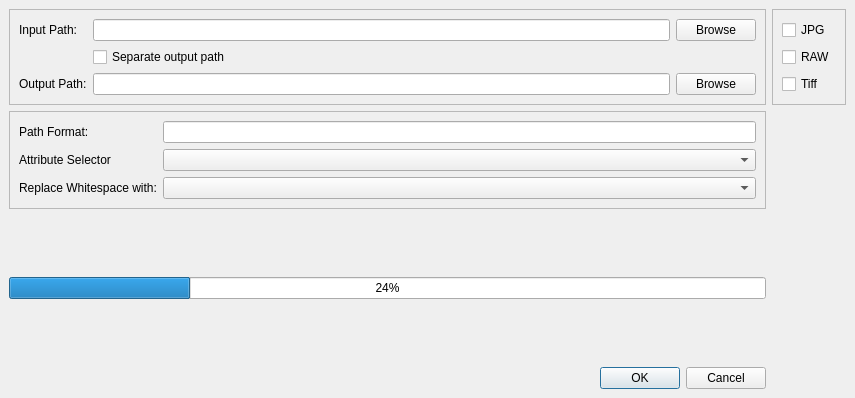
<?xml version="1.0" encoding="UTF-8"?>
<ui version="4.0">
 <class>MainWindow</class>
 <widget class="QMainWindow" name="MainWindow">
  <property name="geometry">
   <rect>
    <x>0</x>
    <y>0</y>
    <width>855</width>
    <height>398</height>
   </rect>
  </property>
  <property name="windowTitle">
   <string>ExifSort</string>
  </property>
  <widget class="QWidget" name="centralwidget">
   <layout class="QGridLayout" name="gridLayout">
    <item row="4" column="0">
     <widget class="QFrame" name="frame_3">
      <property name="frameShape">
       <enum>QFrame::StyledPanel</enum>
      </property>
      <property name="frameShadow">
       <enum>QFrame::Raised</enum>
      </property>
      <layout class="QGridLayout" name="gridLayout_4">
       <item row="1" column="0">
        <widget class="QLabel" name="pathFormatLabel">
         <property name="text">
          <string>Path Format:</string>
         </property>
        </widget>
       </item>
       <item row="3" column="0">
        <widget class="QLabel" name="label_2">
         <property name="text">
          <string>Replace Whitespace with:</string>
         </property>
        </widget>
       </item>
       <item row="2" column="0">
        <widget class="QLabel" name="label_3">
         <property name="text">
          <string>Attribute Selector</string>
         </property>
        </widget>
       </item>
       <item row="1" column="2">
        <widget class="QLineEdit" name="pathFormatLineEdit"/>
       </item>
       <item row="3" column="2">
        <widget class="QComboBox" name="whiteSpaceReplacementSelector"/>
       </item>
       <item row="2" column="2">
        <widget class="QComboBox" name="attributeSelectorInput"/>
       </item>
      </layout>
     </widget>
    </item>
    <item row="6" column="0">
     <spacer name="verticalSpacer">
      <property name="orientation">
       <enum>Qt::Vertical</enum>
      </property>
      <property name="sizeHint" stdset="0">
       <size>
        <width>20</width>
        <height>18</height>
       </size>
      </property>
     </spacer>
    </item>
    <item row="0" column="0">
     <widget class="QFrame" name="frame">
      <property name="frameShape">
       <enum>QFrame::StyledPanel</enum>
      </property>
      <property name="frameShadow">
       <enum>QFrame::Raised</enum>
      </property>
      <layout class="QGridLayout" name="gridLayout_2">
       <item row="3" column="1">
        <widget class="QLineEdit" name="outputPathEdit"/>
       </item>
       <item row="1" column="0">
        <widget class="QLabel" name="rootPathLabel">
         <property name="text">
          <string>Input Path:</string>
         </property>
        </widget>
       </item>
       <item row="2" column="1">
        <widget class="QCheckBox" name="seperateOutputPathCheckbox">
         <property name="text">
          <string>Separate output path</string>
         </property>
        </widget>
       </item>
       <item row="1" column="1">
        <widget class="QLineEdit" name="inputPathEdit"/>
       </item>
       <item row="3" column="0">
        <widget class="QLabel" name="label">
         <property name="text">
          <string>Output Path:</string>
         </property>
        </widget>
       </item>
       <item row="1" column="2">
        <widget class="QPushButton" name="inputPathBrowseButton">
         <property name="text">
          <string>Browse</string>
         </property>
        </widget>
       </item>
       <item row="3" column="2">
        <widget class="QPushButton" name="outputPathBrowseButton">
         <property name="text">
          <string>Browse</string>
         </property>
        </widget>
       </item>
      </layout>
     </widget>
    </item>
    <item row="0" column="2">
     <widget class="QFrame" name="frame_2">
      <property name="frameShape">
       <enum>QFrame::StyledPanel</enum>
      </property>
      <property name="frameShadow">
       <enum>QFrame::Raised</enum>
      </property>
      <layout class="QGridLayout" name="gridLayout_3">
       <item row="2" column="1">
        <widget class="QCheckBox" name="tiffCheckBox">
         <property name="text">
          <string>Tiff</string>
         </property>
        </widget>
       </item>
       <item row="0" column="1">
        <widget class="QCheckBox" name="jpgCheckBox">
         <property name="text">
          <string>JPG</string>
         </property>
        </widget>
       </item>
       <item row="1" column="1">
        <widget class="QCheckBox" name="rawCheckBox">
         <property name="text">
          <string>RAW</string>
         </property>
        </widget>
       </item>
      </layout>
     </widget>
    </item>
    <item row="8" column="0">
     <spacer name="verticalSpacer_2">
      <property name="orientation">
       <enum>Qt::Vertical</enum>
      </property>
      <property name="sizeHint" stdset="0">
       <size>
        <width>20</width>
        <height>40</height>
       </size>
      </property>
     </spacer>
    </item>
    <item row="7" column="0">
     <widget class="QProgressBar" name="progressBar">
      <property name="value">
       <number>24</number>
      </property>
     </widget>
    </item>
    <item row="9" column="0">
     <widget class="QDialogButtonBox" name="mainButtonBox">
      <property name="orientation">
       <enum>Qt::Horizontal</enum>
      </property>
      <property name="standardButtons">
       <set>QDialogButtonBox::Cancel|QDialogButtonBox::Ok</set>
      </property>
     </widget>
    </item>
   </layout>
  </widget>
  <widget class="QMenuBar" name="menubar">
   <property name="geometry">
    <rect>
     <x>0</x>
     <y>0</y>
     <width>855</width>
     <height>22</height>
    </rect>
   </property>
  </widget>
 </widget>
 <tabstops>
  <tabstop>inputPathEdit</tabstop>
  <tabstop>inputPathBrowseButton</tabstop>
  <tabstop>seperateOutputPathCheckbox</tabstop>
  <tabstop>outputPathEdit</tabstop>
  <tabstop>outputPathBrowseButton</tabstop>
  <tabstop>jpgCheckBox</tabstop>
  <tabstop>rawCheckBox</tabstop>
  <tabstop>tiffCheckBox</tabstop>
  <tabstop>pathFormatLineEdit</tabstop>
  <tabstop>attributeSelectorInput</tabstop>
  <tabstop>whiteSpaceReplacementSelector</tabstop>
 </tabstops>
 <resources/>
 <connections/>
</ui>
